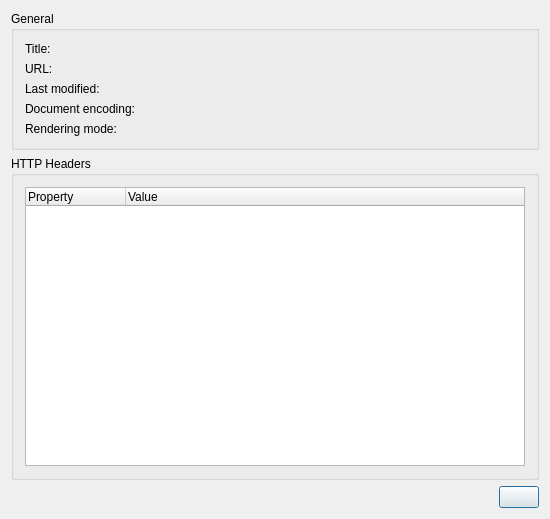
<?xml version="1.0" encoding="UTF-8"?>
<ui version="4.0">
 <author>George Staikos &lt;staikos@kde.org&gt;</author>
 <comment>A dialog to display the HTTP headers for a given page.</comment>
 <class>KHTMLInfoDlg</class>
 <widget class="QDialog" name="KHTMLInfoDlg">
  <property name="geometry">
   <rect>
    <x>0</x>
    <y>0</y>
    <width>550</width>
    <height>519</height>
   </rect>
  </property>
  <property name="sizePolicy">
   <sizepolicy hsizetype="Expanding" vsizetype="Preferred">
    <horstretch>0</horstretch>
    <verstretch>0</verstretch>
   </sizepolicy>
  </property>
  <property name="windowTitle">
   <string>Document Information</string>
  </property>
  <layout class="QGridLayout">
   <property name="margin">
    <number>11</number>
   </property>
   <property name="spacing">
    <number>6</number>
   </property>
   <item row="0" column="0" colspan="2">
    <widget class="QGroupBox" name="groupBox2">
     <property name="title">
      <string comment="@title:group Document information">General</string>
     </property>
     <layout class="QHBoxLayout">
      <property name="spacing">
       <number>6</number>
      </property>
      <property name="margin">
       <number>11</number>
      </property>
      <item>
       <layout class="QGridLayout">
        <property name="margin">
         <number>0</number>
        </property>
        <property name="spacing">
         <number>6</number>
        </property>
        <item row="1" column="0">
         <widget class="QLabel" name="urlLabel">
          <property name="sizePolicy">
           <sizepolicy hsizetype="Fixed" vsizetype="Fixed">
            <horstretch>0</horstretch>
            <verstretch>0</verstretch>
           </sizepolicy>
          </property>
          <property name="text">
           <string>URL:</string>
          </property>
          <property name="buddy">
           <cstring>_url</cstring>
          </property>
         </widget>
        </item>
        <item row="0" column="1">
         <widget class="QLabel" name="_title">
          <property name="sizePolicy">
           <sizepolicy hsizetype="Expanding" vsizetype="Preferred">
            <horstretch>1</horstretch>
            <verstretch>0</verstretch>
           </sizepolicy>
          </property>
          <property name="textInteractionFlags">
           <set>Qt::LinksAccessibleByMouse|Qt::TextSelectableByMouse</set>
          </property>
         </widget>
        </item>
        <item row="1" column="1">
         <widget class="QLabel" name="_url">
          <property name="sizePolicy">
           <sizepolicy hsizetype="Expanding" vsizetype="Preferred">
            <horstretch>1</horstretch>
            <verstretch>0</verstretch>
           </sizepolicy>
          </property>
         </widget>
        </item>
        <item row="2" column="1">
         <widget class="QLabel" name="_lastModified">
          <property name="sizePolicy">
           <sizepolicy hsizetype="Expanding" vsizetype="Preferred">
            <horstretch>1</horstretch>
            <verstretch>0</verstretch>
           </sizepolicy>
          </property>
          <property name="textInteractionFlags">
           <set>Qt::LinksAccessibleByMouse|Qt::TextSelectableByMouse</set>
          </property>
         </widget>
        </item>
        <item row="0" column="0">
         <widget class="QLabel" name="titleLabel">
          <property name="sizePolicy">
           <sizepolicy hsizetype="Fixed" vsizetype="Fixed">
            <horstretch>0</horstretch>
            <verstretch>0</verstretch>
           </sizepolicy>
          </property>
          <property name="text">
           <string>Title:</string>
          </property>
          <property name="buddy">
           <cstring>_title</cstring>
          </property>
         </widget>
        </item>
        <item row="2" column="0">
         <widget class="QLabel" name="_lmLabel">
          <property name="sizePolicy">
           <sizepolicy hsizetype="Fixed" vsizetype="Fixed">
            <horstretch>0</horstretch>
            <verstretch>0</verstretch>
           </sizepolicy>
          </property>
          <property name="text">
           <string>Last modified:</string>
          </property>
          <property name="buddy">
           <cstring>_lastModified</cstring>
          </property>
         </widget>
        </item>
        <item row="3" column="0">
         <widget class="QLabel" name="_eLabel">
          <property name="sizePolicy">
           <sizepolicy hsizetype="Fixed" vsizetype="Fixed">
            <horstretch>0</horstretch>
            <verstretch>0</verstretch>
           </sizepolicy>
          </property>
          <property name="text">
           <string>Document encoding:</string>
          </property>
          <property name="buddy">
           <cstring>_encoding</cstring>
          </property>
         </widget>
        </item>
        <item row="3" column="1">
         <widget class="QLabel" name="_encoding">
          <property name="sizePolicy">
           <sizepolicy hsizetype="Expanding" vsizetype="Preferred">
            <horstretch>1</horstretch>
            <verstretch>0</verstretch>
           </sizepolicy>
          </property>
          <property name="textInteractionFlags">
           <set>Qt::LinksAccessibleByMouse|Qt::TextSelectableByMouse</set>
          </property>
         </widget>
        </item>
        <item row="4" column="0">
         <widget class="QLabel" name="_modeLabel">
          <property name="text">
           <string>Rendering mode:</string>
          </property>
         </widget>
        </item>
        <item row="4" column="1">
         <widget class="QLabel" name="_mode">
          <property name="text">
           <string/>
          </property>
         </widget>
        </item>
       </layout>
      </item>
     </layout>
    </widget>
   </item>
   <item row="1" column="0" colspan="2">
    <widget class="QGroupBox" name="groupBox1">
     <property name="title">
      <string>HTTP Headers</string>
     </property>
     <layout class="QVBoxLayout">
      <property name="spacing">
       <number>6</number>
      </property>
      <property name="margin">
       <number>11</number>
      </property>
      <item>
       <widget class="QTreeWidget" name="_headers">
        <property name="sizePolicy">
         <sizepolicy hsizetype="Expanding" vsizetype="Expanding">
          <horstretch>1</horstretch>
          <verstretch>1</verstretch>
         </sizepolicy>
        </property>
        <property name="selectionMode">
         <enum>QAbstractItemView::NoSelection</enum>
        </property>
        <property name="rootIsDecorated">
         <bool>false</bool>
        </property>
        <property name="allColumnsShowFocus">
         <bool>true</bool>
        </property>
        <column>
         <property name="text">
          <string>Property</string>
         </property>
        </column>
        <column>
         <property name="text">
          <string>Value</string>
         </property>
        </column>
       </widget>
      </item>
     </layout>
    </widget>
   </item>
   <item row="2" column="1">
    <widget class="QPushButton" name="_close">
     <property name="sizePolicy">
      <sizepolicy hsizetype="Fixed" vsizetype="Preferred">
       <horstretch>0</horstretch>
       <verstretch>0</verstretch>
      </sizepolicy>
     </property>
    </widget>
   </item>
   <item row="2" column="0">
    <spacer>
     <property name="orientation">
      <enum>Qt::Horizontal</enum>
     </property>
     <property name="sizeType">
      <enum>QSizePolicy::Expanding</enum>
     </property>
     <property name="sizeHint" stdset="0">
      <size>
       <width>20</width>
       <height>20</height>
      </size>
     </property>
    </spacer>
   </item>
  </layout>
 </widget>
 <customwidgets>
 </customwidgets>
 <tabstops>
  <tabstop>_close</tabstop>
  <tabstop>_url</tabstop>
  <tabstop>_headers</tabstop>
 </tabstops>
 <includes>
 </includes>
 <resources/>
 <connections/>
</ui>
